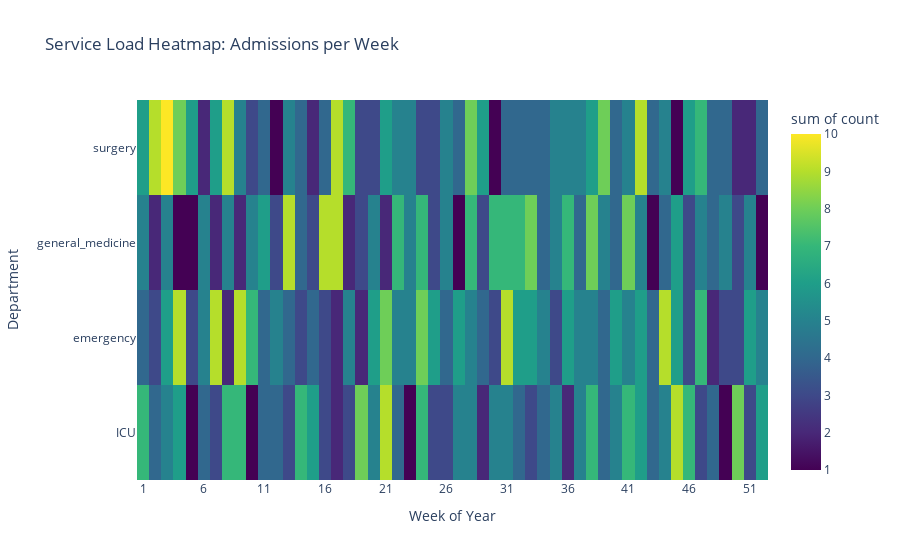

Source (notebook cell):
### Code cell
# Group by Service and Week Number to get admission counts
heatmap_data = df_pat.groupby(['service', 'week_number']).size().reset_index(name='count')

fig = px.density_heatmap(
    heatmap_data, 
    x="week_number", 
    y="service", 
    z="count", 
    nbinsx=52, # One bin per week
    color_continuous_scale="Viridis",
    title="Service Load Heatmap: Admissions per Week",
    labels={"week_number": "Week of Year", "service": "Department"}
)

fig.update_layout(xaxis=dict(tickmode='linear', tick0=1, dtick=5))
fig.show()

### Figure 1 — Plotly figure (JSON) as saved in the notebook; plotly's stock layout.template omitted (floating-point values rounded to 4 significant figures; data arrays with more than 128 entries replaced by an {"elided": "..."} marker saying what was removed)
{"data": [{"coloraxis": "coloraxis", "histfunc": "sum", "hovertemplate": "Week of Year=%{x}<br>Department=%{y}<br>sum of count=%{z}<extra></extra>", "name": "", "nbinsx": 52, "type": "histogram2d", "x": {"elided": "208 int values"}, "xaxis": "x", "xbingroup": "x", "y": {"elided": "208 str values"}, "yaxis": "y", "ybingroup": "y", "z": {"elided": "208 int values"}}], "layout": {"coloraxis": {"colorbar": {"title": {"text": "sum of count"}}, "colorscale": [[0, "#440154"], [0.1111, "#482878"], [0.2222, "#3e4989"], [0.3333, "#31688e"], [0.4444, "#26828e"], [0.5556, "#1f9e89"], [0.6667, "#35b779"], [0.7778, "#6ece58"], [0.8889, "#b5de2b"], [1, "#fde725"]]}, "legend": {"tracegroupgap": 0}, "title": {"text": "Service Load Heatmap: Admissions per Week"}, "xaxis": {"anchor": "y", "domain": [0, 1], "dtick": 5, "tick0": 1, "tickmode": "linear", "title": {"text": "Week of Year"}}, "yaxis": {"anchor": "x", "domain": [0, 1], "title": {"text": "Department"}}}}
